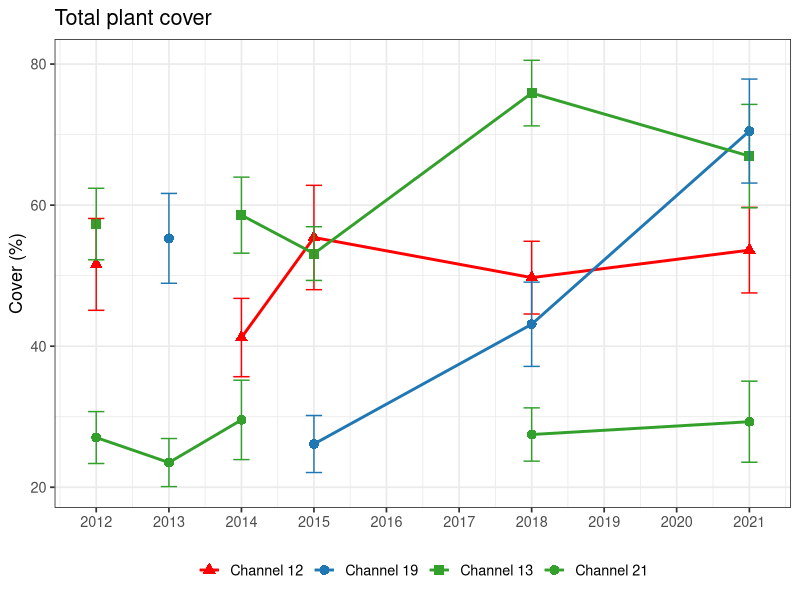
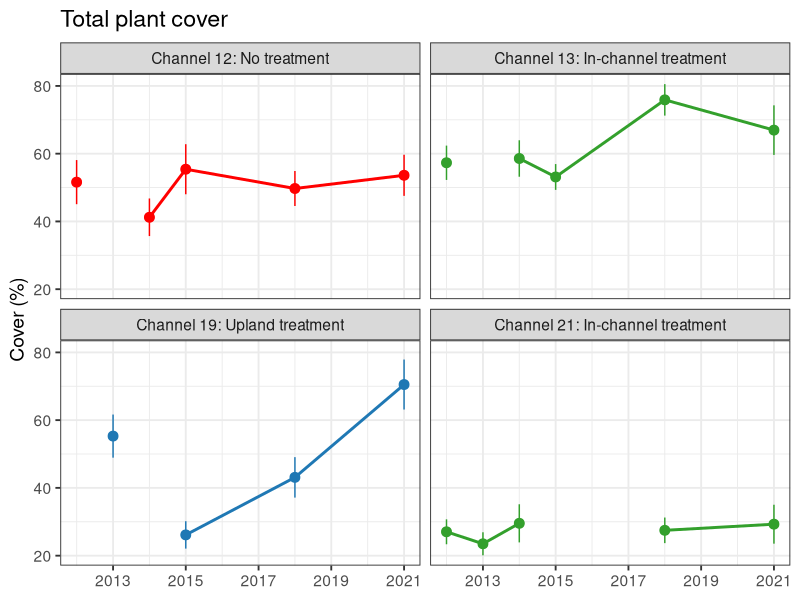
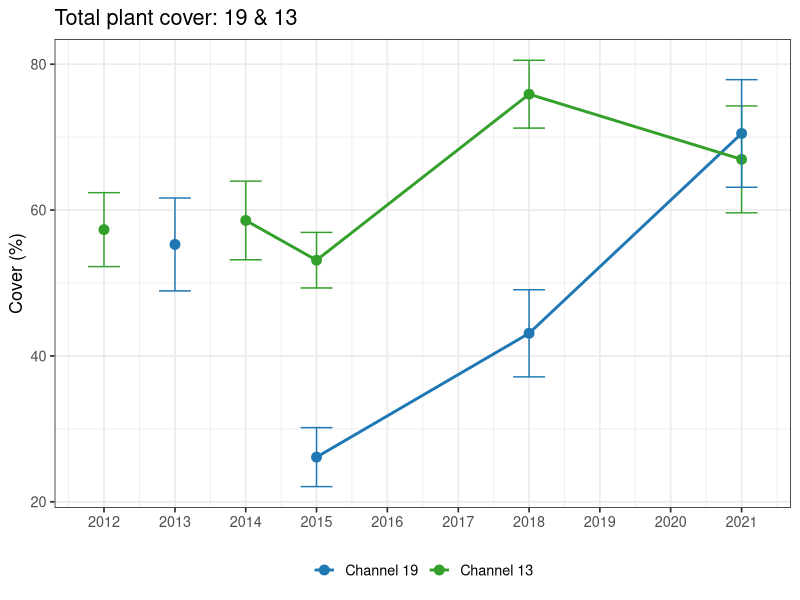
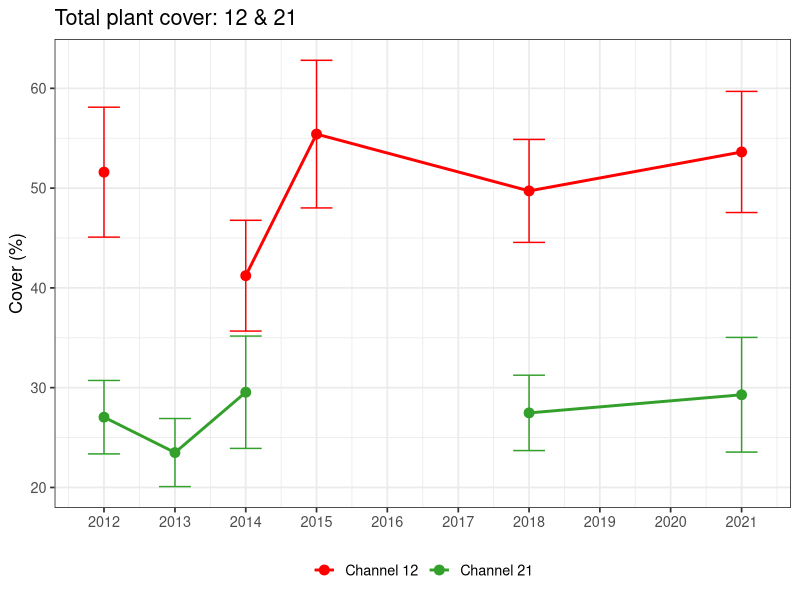
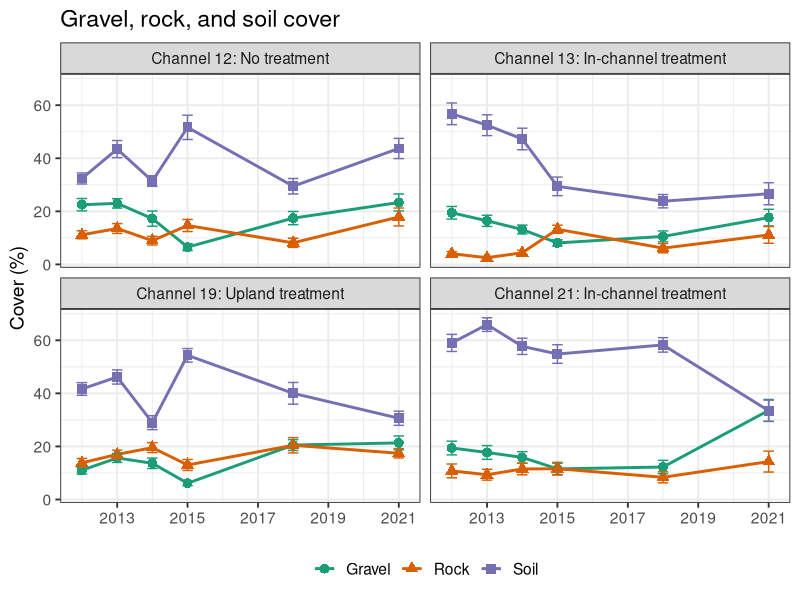
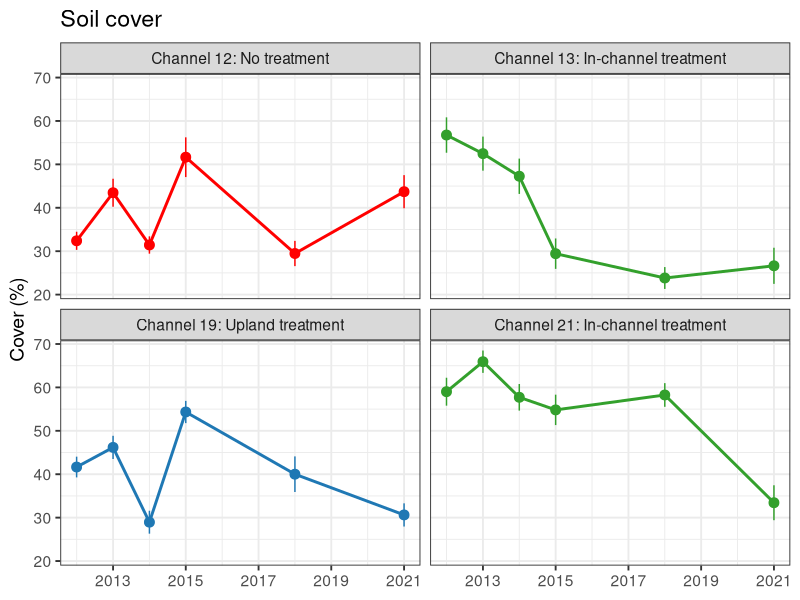
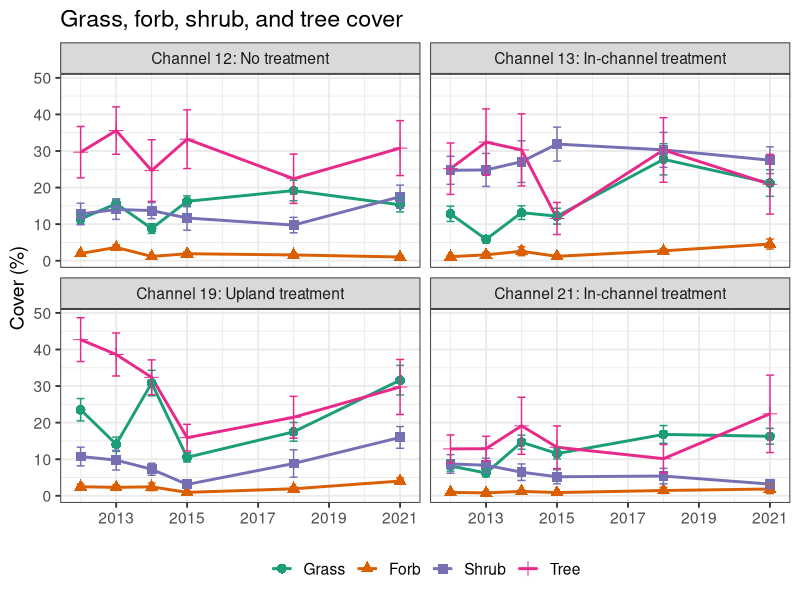
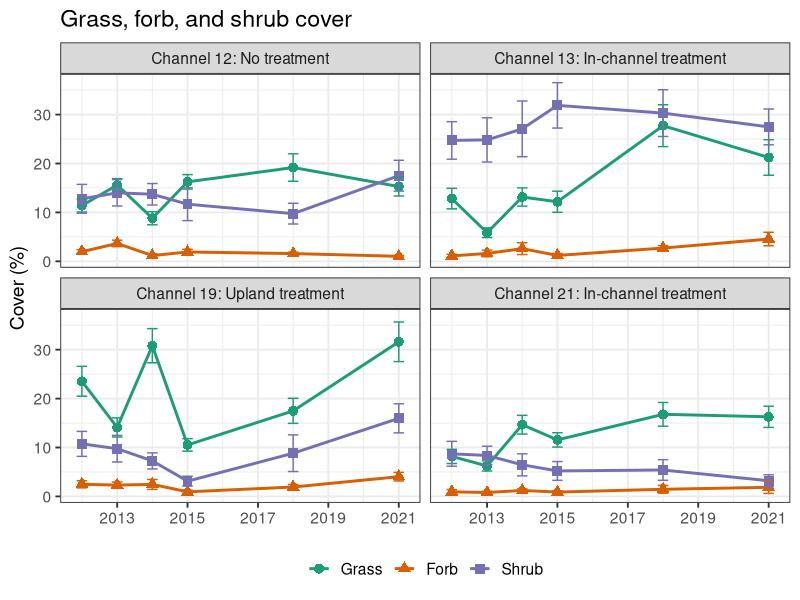

Write the R code that produced these figures, in order. (Note: this script raises an error after producing the figures.)
library(tidyverse)
library(vegan)
library(plotrix)
library(RColorBrewer)
library(readxl)

# Load data ---------------------------------------------------------------

fungr.all <- read.csv("data/cleaned/Summarised-all_functional-group-cover.csv")
gfst.all <- read.csv("data/cleaned/Summarised-all_grass-forb-shrub-tree-cover.csv")
ground.all <- read.csv("data/cleaned/Summarised-all_ground-cover.csv")
ingfst.all <- read.csv("data/cleaned/Summarised-all_invasive-grassforbshrubtree-cover.csv")
innat.all <- read.csv("data/cleaned/Summarised-all_invasive-native-cover.csv")
inwood.all <- read.csv("data/cleaned/Summarised-all_invasive-woody-cover.csv")
plant.all <- read.csv("data/cleaned/Summarised-all_plant-species-cover.csv")
total.all <- read.csv("data/cleaned/Summarised-all_total-plant-cover.csv")
woody.all <- read.csv("data/cleaned/Summarised-all_woody-herb-cover.csv")

# Exclude March sampling with missing data sheets
plant.all.nov <- plant.all %>% 
  filter(Year != "2012-03-01")

# Rain data
rain <- read_xlsx("data/Excel_LO_edited/Elk_LD Rain data_LO.xlsx", sheet = "R_LO")
rain$Date <- as.Date(rain$Date, format = "%Y-%m-%d")


# Common species ----------------------------------------------------------

common.plants <- plant.all %>% 
  ungroup() %>% 
  filter(Cover >= 15) 
common.plants <- count(common.plants, Common)
common.plants <- common.plants[order(common.plants$n, decreasing = TRUE), ]




###### Entire channel averages ############################################

# For ANOVA and KW analysis, see Cover-by-year-and-channel.R and Perennial-diversity-by-year-and-channel.R
# For test of difference in CV, see CV.R



# Total plant cover -------------------------------------------------------

total.channel <- total.all %>% 
  group_by(Channel, Year) %>% 
  summarise(mean = mean(Cover),
            SD = sd(Cover),
            SE = std.error(Cover),
            .groups = "keep") %>% 
  filter(Year != "2012-03-01")


for(i in 1:nrow(total.channel)) {
  if(total.channel$Year[i] == "2012-11-01") {
    total.channel$Year[i] <- "2012-01-01"
  } else if(total.channel$Year[i] == "2013-11-01") {
    total.channel$Year[i] <- "2013-01-01"
  } else if(total.channel$Year[i] == "2014-11-01") {
    total.channel$Year[i] <- "2014-01-01"
  } else if(total.channel$Year[i] == "2015-11-01") {
    total.channel$Year[i] <- "2015-01-01"
  } else if(total.channel$Year[i] == "2018-11-01") {
    total.channel$Year[i] <- "2018-01-01"
  } else {
    total.channel$Year[i] <- "2021-01-01"
  }
}

total.channel$Channel <- factor(total.channel$Channel, 
                                levels = c("Channel 12", "Channel 19",
                                           "Channel 13", "Channel 21"))
total.channel$Year <- as.Date(total.channel$Year)

total.plot.ds <- ggplot(total.channel, aes(x = Year, y = mean, 
                                           group = Channel, color = Channel, shape = Channel)) +
  geom_line(size = 1) +
  geom_point(size = 3) +
  geom_errorbar(aes(ymin = mean - SE, ymax = mean + SE), 
                position = position_dodge(0.05)) +
  scale_x_date(date_breaks = "1 year", date_labels = "%Y") +
  xlab(NULL) +
  ylab("Cover (%)") +
  ggtitle("Total plant cover") +
  scale_color_manual(values = c("red", "#1F78B4", "#33A02C", "#33A02C")) +
  scale_shape_manual(values = c(17, 16, 15, 16)) +
  theme_bw(base_size = 13) +
  theme(legend.title = element_blank()) +
  theme(legend.position = "bottom")
total.plot.ds


total.channel[ , "channel.trt"] <- NA
for(i in 1:nrow(total.channel)) {
  if(total.channel$Channel[i] == "Channel 12") {
    total.channel$channel.trt[i] <- "Channel 12: No treatment"
  } else if(total.channel$Channel[i] == "Channel 13") {
    total.channel$channel.trt[i] <- "Channel 13: In-channel treatment"
  }  else if(total.channel$Channel[i] == "Channel 19") {
    total.channel$channel.trt[i] <- "Channel 19: Upland treatment"
  } else {
    total.channel$channel.trt[i] <- "Channel 21: In-channel treatment"
  }
}

total.plot.fw.ds <- ggplot(total.channel, aes(x = Year, y = mean, 
                                              group = channel.trt, color = channel.trt)) +
  geom_line(size = 1) +
  geom_point(size = 3) +
  geom_pointrange(aes(ymin = mean - SE, ymax = mean + SE)) +
  scale_x_date(date_breaks = "2 years", date_labels = "%Y") +
  facet_wrap(~channel.trt) +
  xlab(NULL) +
  ylab("Cover (%)") +
  ggtitle("Total plant cover") +
  scale_color_manual(values = c("red", "#33A02C", "#1F78B4", "#33A02C")) +
  theme_bw(base_size = 14) +
  theme(legend.position = "none") 
total.plot.fw.ds

tiff("output_figs/2022-01-28_Data-sharing_updated-2022-09/Total-plant-cover_FW.tiff", 
     units = "in", height = 5, width = 7, res = 300)
total.plot.fw.ds
dev.off()


total.table.ds <- data.frame(Channel = c("Channel 12", "Channel 19", "Channel 13", "Channel 21"),
                             Cover_2012 = c(filter(total.channel, Year == "2012-01-01" & Channel == "Channel 12")$mean,
                                            filter(total.channel, Year == "2012-01-01" & Channel == "Channel 19")$mean,
                                            filter(total.channel, Year == "2012-01-01" & Channel == "Channel 13")$mean,
                                            filter(total.channel, Year == "2012-01-01" & Channel == "Channel 21")$mean),
                             Cover_2021 = c(filter(total.channel, Year == "2021-01-01" & Channel == "Channel 12")$mean,
                                            filter(total.channel, Year == "2021-01-01" & Channel == "Channel 19")$mean,
                                            filter(total.channel, Year == "2021-01-01" & Channel == "Channel 13")$mean,
                                            filter(total.channel, Year == "2021-01-01" & Channel == "Channel 21")$mean))
total.table.ds$Cover_2012 <- round(total.table.ds$Cover_2012, 0)
total.table.ds$Cover_2021 <- round(total.table.ds$Cover_2021, 0)


# Channels 19 & 13
total1913.channel <- total.channel %>% 
  filter(Channel %in% c("Channel 19", "Channel 13"))

total1913.plot.ds <- ggplot(total1913.channel, aes(x = Year, y = mean, 
                                                   group = Channel, color = Channel)) +
  geom_line(size = 1) +
  geom_point(size = 3) +
  geom_errorbar(aes(ymin = mean - SE, ymax = mean + SE), 
                position = position_dodge(0.05)) +
  scale_x_date(date_breaks = "1 year", date_labels = "%Y") +
  xlab(NULL) +
  ylab("Cover (%)") +
  ggtitle("Total plant cover: 19 & 13") +
  scale_color_manual(values = c("#1F78B4", "#33A02C")) +
  theme_bw(base_size = 13) +
  theme(legend.title = element_blank()) +
  theme(legend.position = "bottom")
total1913.plot.ds

tiff("output_figs/2022-01-28_Data-sharing_updated-2022-09/Total1913-plant-cover.tiff", 
     units = "in", height = 4, width = 6, res = 300)
total1913.plot.ds
dev.off()


# Channels 12 & 21
total1221.channel <- total.channel %>% 
  filter(Channel %in% c("Channel 12", "Channel 21"))

total1221.plot.ds <- ggplot(total1221.channel, aes(x = Year, y = mean, 
                                                   group = Channel, color = Channel)) +
  geom_line(size = 1) +
  geom_point(size = 3) +
  geom_errorbar(aes(ymin = mean - SE, ymax = mean + SE), 
                position = position_dodge(0.05)) +
  scale_x_date(date_breaks = "1 year", date_labels = "%Y") +
  xlab(NULL) +
  ylab("Cover (%)") +
  ggtitle("Total plant cover: 12 & 21") +
  scale_color_manual(values = c("red", "#33A02C")) +
  theme_bw(base_size = 13) +
  theme(legend.title = element_blank()) +
  theme(legend.position = "bottom")
total1221.plot.ds

tiff("output_figs/2022-01-28_Data-sharing_updated-2022-09/Total1221-plant-cover.tiff", 
     units = "in", height = 4, width = 6, res = 300)
total1221.plot.ds
dev.off()



# Ground cover ------------------------------------------------------------

ground.channel <- ground.all %>% 
  group_by(Channel, Year, Common) %>% 
  summarise(mean = mean(Cover),
            SD = sd(Cover),
            SE = std.error(Cover),
            .groups = "keep") %>% 
  filter(Year != "2012-03-01")

for(i in 1:nrow(ground.channel)) {
  if(ground.channel$Year[i] == "2012-11-01") {
    ground.channel$Year[i] <- "2012-01-01"
  } else if(ground.channel$Year[i] == "2013-11-01") {
    ground.channel$Year[i] <- "2013-01-01"
  } else if(ground.channel$Year[i] == "2014-11-01") {
    ground.channel$Year[i] <- "2014-01-01"
  } else if(ground.channel$Year[i] == "2015-11-01") {
    ground.channel$Year[i] <- "2015-01-01"
  } else if(ground.channel$Year[i] == "2018-11-01") {
    ground.channel$Year[i] <- "2018-01-01"
  } else {
    ground.channel$Year[i] <- "2021-01-01"
  }
}

ground.channel$Year <- as.Date(ground.channel$Year)

ground.channel[ , "channel.trt"] <- NA
for(i in 1:nrow(ground.channel)) {
  if(ground.channel$Channel[i] == "Channel 12") {
    ground.channel$channel.trt[i] <- "Channel 12: No treatment"
  } else if(ground.channel$Channel[i] == "Channel 13") {
    ground.channel$channel.trt[i] <- "Channel 13: In-channel treatment"
  }  else if(ground.channel$Channel[i] == "Channel 19") {
    ground.channel$channel.trt[i] <- "Channel 19: Upland treatment"
  } else {
    ground.channel$channel.trt[i] <- "Channel 21: In-channel treatment"
  }
}

ground.channel.grs <- ground.channel %>% 
  filter(Common %in% c("Gravel", "Rock", "Soil"))

ground.grs.plot.ds <- ggplot(ground.channel.grs, aes(x = Year, y = mean, 
                                                     group = Common, color = Common, shape = Common)) +
  geom_line(size = 1) +
  geom_point(size = 3) +
  geom_errorbar(aes(ymin = mean - SE, ymax = mean + SE), 
                position = position_dodge(0.05)) +
  scale_x_date(date_breaks = "2 years", date_labels = "%Y") +
  facet_wrap(~channel.trt) +
  xlab(NULL) +
  ylab("Cover (%)") +
  ggtitle("Gravel, rock, and soil cover") +
  scale_color_brewer(palette = "Dark2") +
  theme_bw(base_size = 14) +
  theme(legend.title = element_blank()) +
  theme(legend.position = "bottom")
ground.grs.plot.ds

tiff("output_figs/2022-01-28_Data-sharing_updated-2022-09/GravelRockSoil-cover.tiff", 
     units = "in", height = 5, width = 7, res = 300)
ground.grs.plot.ds
dev.off()


ground.channel.soil <- ground.channel %>% 
  filter(Common == "Soil")

ground.soil.plot.ds <- ggplot(ground.channel.soil, aes(x = Year, y = mean, 
                                                       group = channel.trt, color = channel.trt)) +
  geom_line(size = 1) +
  geom_point(size = 3) +
  geom_pointrange(aes(ymin = mean - SE, ymax = mean + SE)) +
  scale_x_date(date_breaks = "2 years", date_labels = "%Y") +
  facet_wrap(~channel.trt) +
  xlab(NULL) +
  ylab("Cover (%)") +
  ggtitle("Soil cover") +
  scale_color_manual(values = c("red", "#33A02C", "#1F78B4", "#33A02C")) +
  theme_bw(base_size = 14) +
  theme(legend.position = "none")
ground.soil.plot.ds

tiff("output_figs/2022-01-28_Data-sharing_updated-2022-09/Soil-cover.tiff", 
     units = "in", height = 5, width = 7, res = 300)
ground.soil.plot.ds
dev.off()


soil.table.ds <- data.frame(Channel = c("Channel 12", "Channel 19", "Channel 13", "Channel 21"),
                            Cover_2012 = c(filter(ground.channel.soil, Year == "2012-01-01" & Channel == "Channel 12")$mean,
                                           filter(ground.channel.soil, Year == "2012-01-01" & Channel == "Channel 19")$mean,
                                           filter(ground.channel.soil, Year == "2012-01-01" & Channel == "Channel 13")$mean,
                                           filter(ground.channel.soil, Year == "2012-01-01" & Channel == "Channel 21")$mean),
                            Cover_2021 = c(filter(ground.channel.soil, Year == "2021-01-01" & Channel == "Channel 12")$mean,
                                           filter(ground.channel.soil, Year == "2021-01-01" & Channel == "Channel 19")$mean,
                                           filter(ground.channel.soil, Year == "2021-01-01" & Channel == "Channel 13")$mean,
                                           filter(ground.channel.soil, Year == "2021-01-01" & Channel == "Channel 21")$mean))
soil.table.ds$Cover_2012 <- round(soil.table.ds$Cover_2012, 0)
soil.table.ds$Cover_2021 <- round(soil.table.ds$Cover_2021, 0)



# Functional group (gfst) -------------------------------------------------

gfst.channel <- gfst.all %>% 
  group_by(Channel, Year, gfst) %>% 
  summarise(mean = mean(Cover),
            SD = sd(Cover),
            SE = std.error(Cover),
            .groups = "keep") %>% 
  filter(Year != "2012-03-01")

for(i in 1:nrow(gfst.channel)) {
  if(gfst.channel$Year[i] == "2012-11-01") {
    gfst.channel$Year[i] <- "2012-01-01"
  } else if(gfst.channel$Year[i] == "2013-11-01") {
    gfst.channel$Year[i] <- "2013-01-01"
  } else if(gfst.channel$Year[i] == "2014-11-01") {
    gfst.channel$Year[i] <- "2014-01-01"
  } else if(gfst.channel$Year[i] == "2015-11-01") {
    gfst.channel$Year[i] <- "2015-01-01"
  } else if(gfst.channel$Year[i] == "2018-11-01") {
    gfst.channel$Year[i] <- "2018-01-01"
  } else {
    gfst.channel$Year[i] <- "2021-01-01"
  }
}

gfst.channel$Year <- as.Date(gfst.channel$Year)

gfst.channel[ , "channel.trt"] <- NA
for(i in 1:nrow(gfst.channel)) {
  if(gfst.channel$Channel[i] == "Channel 12") {
    gfst.channel$channel.trt[i] <- "Channel 12: No treatment"
  } else if(gfst.channel$Channel[i] == "Channel 13") {
    gfst.channel$channel.trt[i] <- "Channel 13: In-channel treatment"
  }  else if(gfst.channel$Channel[i] == "Channel 19") {
    gfst.channel$channel.trt[i] <- "Channel 19: Upland treatment"
  } else {
    gfst.channel$channel.trt[i] <- "Channel 21: In-channel treatment"
  }
}

gfst.channel$gfst <- factor(gfst.channel$gfst, 
                            levels = c("Grass", "Forb", "Shrub", "Tree"))

gfst.plot.ds <- ggplot(gfst.channel, aes(x = Year, y = mean, 
                                         group = gfst, color = gfst, shape = gfst)) +
  geom_line(size = 1) +
  geom_point(size = 3) +
  geom_errorbar(aes(ymin = mean - SE, ymax = mean + SE),
                position = position_dodge(0.05)) +
  scale_x_date(date_breaks = "2 years", date_labels = "%Y") +
  facet_wrap(~channel.trt) +
  xlab(NULL) +
  ylab("Cover (%)") +
  ggtitle("Grass, forb, shrub, and tree cover") +
  scale_color_brewer(palette = "Dark2") +
  theme_bw(base_size = 14) +
  theme(legend.title = element_blank()) +
  theme(legend.position = "bottom")
gfst.plot.ds


# Functional group (gfs) --------------------------------------------------

gfs.channel <- gfst.all %>% 
  group_by(Channel, Year, gfst) %>% 
  summarise(mean = mean(Cover),
            SD = sd(Cover),
            SE = std.error(Cover),
            .groups = "keep") %>% 
  filter(gfst != "Tree") %>% 
  filter(Year != "2012-03-01")

for(i in 1:nrow(gfs.channel)) {
  if(gfs.channel$Year[i] == "2012-11-01") {
    gfs.channel$Year[i] <- "2012-01-01"
  } else if(gfs.channel$Year[i] == "2013-11-01") {
    gfs.channel$Year[i] <- "2013-01-01"
  } else if(gfs.channel$Year[i] == "2014-11-01") {
    gfs.channel$Year[i] <- "2014-01-01"
  } else if(gfs.channel$Year[i] == "2015-11-01") {
    gfs.channel$Year[i] <- "2015-01-01"
  } else if(gfs.channel$Year[i] == "2018-11-01") {
    gfs.channel$Year[i] <- "2018-01-01"
  } else {
    gfs.channel$Year[i] <- "2021-01-01"
  }
}

gfs.channel$Year <- as.Date(gfs.channel$Year)

gfs.channel[ , "channel.trt"] <- NA
for(i in 1:nrow(gfs.channel)) {
  if(gfs.channel$Channel[i] == "Channel 12") {
    gfs.channel$channel.trt[i] <- "Channel 12: No treatment"
  } else if(gfs.channel$Channel[i] == "Channel 13") {
    gfs.channel$channel.trt[i] <- "Channel 13: In-channel treatment"
  }  else if(gfs.channel$Channel[i] == "Channel 19") {
    gfs.channel$channel.trt[i] <- "Channel 19: Upland treatment"
  } else {
    gfs.channel$channel.trt[i] <- "Channel 21: In-channel treatment"
  }
}

gfs.channel$gfst <- factor(gfs.channel$gfst, 
                           levels = c("Grass", "Forb", "Shrub"))

gfs.plot.ds <- ggplot(gfs.channel, aes(x = Year, y = mean, 
                                       group = gfst, color = gfst, shape = gfst)) +
  geom_line(size = 1) +
  geom_point(size = 3) +
  geom_errorbar(aes(ymin = mean - SE, ymax = mean + SE), 
                position = position_dodge(0.05)) +
  scale_x_date(date_breaks = "2 years", date_labels = "%Y") +
  facet_wrap(~channel.trt) +
  xlab(NULL) +
  ylab("Cover (%)") +
  ggtitle("Grass, forb, and shrub cover") +
  scale_color_brewer(palette = "Dark2") +
  theme_bw(base_size = 14) +
  theme(legend.title = element_blank()) +
  theme(legend.position = "bottom")
gfs.plot.ds

tiff("output_figs/2022-01-28_Data-sharing_updated-2022-09/GrassForbShrub-cover.tiff", 
     units = "in", height = 5, width = 7, res = 300)
gfs.plot.ds
dev.off()


# Woody/herbaceous --------------------------------------------------------

woody.channel <- woody.all %>% 
  group_by(Channel, Year, woody) %>% 
  summarise(mean = mean(Cover),
            SD = sd(Cover),
            SE = std.error(Cover),
            .groups = "keep") %>% 
  filter(Year != "2012-03-01")

for(i in 1:nrow(woody.channel)) {
  if(woody.channel$Year[i] == "2012-11-01") {
    woody.channel$Year[i] <- "2012-01-01"
  } else if(woody.channel$Year[i] == "2013-11-01") {
    woody.channel$Year[i] <- "2013-01-01"
  } else if(woody.channel$Year[i] == "2014-11-01") {
    woody.channel$Year[i] <- "2014-01-01"
  } else if(woody.channel$Year[i] == "2015-11-01") {
    woody.channel$Year[i] <- "2015-01-01"
  } else if(woody.channel$Year[i] == "2018-11-01") {
    woody.channel$Year[i] <- "2018-01-01"
  } else {
    woody.channel$Year[i] <- "2021-01-01"
  }
}

woody.channel$Year <- as.Date(woody.channel$Year)

woody.channel[ , "channel.trt"] <- NA
for(i in 1:nrow(woody.channel)) {
  if(woody.channel$Channel[i] == "Channel 12") {
    woody.channel$channel.trt[i] <- "Channel 12: No treatment"
  } else if(woody.channel$Channel[i] == "Channel 13") {
    woody.channel$channel.trt[i] <- "Channel 13: In-channel treatment"
  }  else if(woody.channel$Channel[i] == "Channel 19") {
    woody.channel$channel.trt[i] <- "Channel 19: Upland treatment"
  } else {
    woody.channel$channel.trt[i] <- "Channel 21: In-channel treatment"
  }
}

woody.plot.ds <- ggplot(woody.channel, aes(x = Year, y = mean, 
                                           group = woody, color = woody, shape = woody)) +
  geom_line(size = 1) +
  geom_point(size = 3) +
  geom_errorbar(aes(ymin = mean - SE, ymax = mean + SE), 
                position = position_dodge(0.05)) +
  scale_x_date(date_breaks = "2 years", date_labels = "%Y") +
  facet_wrap(~channel.trt) +
  xlab(NULL) +
  ylab("Cover (%)") +
  ggtitle("Woody and herbaceous cover") +
  scale_color_brewer(palette = "Dark2") +
  theme_bw(base_size = 14) +
  theme(legend.title = element_blank()) +
  theme(legend.position = "bottom")
woody.plot.ds



# Herbaceous --------------------------------------------------------------

herb.channel <- woody.all %>% 
  group_by(Channel, Year, woody) %>% 
  summarise(mean = mean(Cover),
            SD = sd(Cover),
            SE = std.error(Cover),
            .groups = "keep") %>% 
  filter(woody == "Herbaceous") %>% 
  filter(Year != "2012-03-01")

for(i in 1:nrow(herb.channel)) {
  if(herb.channel$Year[i] == "2012-11-01") {
    herb.channel$Year[i] <- "2012-01-01"
  } else if(herb.channel$Year[i] == "2013-11-01") {
    herb.channel$Year[i] <- "2013-01-01"
  } else if(herb.channel$Year[i] == "2014-11-01") {
    herb.channel$Year[i] <- "2014-01-01"
  } else if(herb.channel$Year[i] == "2015-11-01") {
    herb.channel$Year[i] <- "2015-01-01"
  } else if(herb.channel$Year[i] == "2018-11-01") {
    herb.channel$Year[i] <- "2018-01-01"
  } else {
    herb.channel$Year[i] <- "2021-01-01"
  }
}

herb.channel$Year <- as.Date(herb.channel$Year)

herb.channel[ , "channel.trt"] <- NA
for(i in 1:nrow(herb.channel)) {
  if(herb.channel$Channel[i] == "Channel 12") {
    herb.channel$channel.trt[i] <- "Channel 12: No treatment"
  } else if(herb.channel$Channel[i] == "Channel 13") {
    herb.channel$channel.trt[i] <- "Channel 13: In-channel treatment"
  }  else if(herb.channel$Channel[i] == "Channel 19") {
    herb.channel$channel.trt[i] <- "Channel 19: Upland treatment"
  } else {
    herb.channel$channel.trt[i] <- "Channel 21: In-channel treatment"
  }
}

herb.plot.ds <- ggplot(herb.channel, aes(x = Year, y = mean, 
                                         group = channel.trt, color = channel.trt)) +
  geom_line(size = 1) +
  geom_point(size = 3) +
  geom_pointrange(aes(ymin = mean - SE, ymax = mean + SE)) +
  scale_x_date(date_breaks = "2 years", date_labels = "%Y") +
  xlab(NULL) +
  ylab("Cover (%)") +
  ggtitle("Herbaceous cover") +
  scale_color_manual(values = c("red", "#33A02C", "#1F78B4", "#33A02C")) +
  theme_bw(base_size = 14) +
  theme(legend.position = "none") +
  facet_wrap(~channel.trt)
herb.plot.ds

tiff("output_figs/2022-01-28_Data-sharing_updated-2022-09/Herbaceous-cover.tiff", 
     units = "in", height = 5, width = 7, res = 300)
herb.plot.ds
dev.off()


herb.table.ds <- data.frame(Channel = c("Channel 12", "Channel 19", "Channel 13", "Channel 21"),
                            Cover_2012 = c(filter(herb.channel, Year == "2012-01-01" & Channel == "Channel 12")$mean,
                                           filter(herb.channel, Year == "2012-01-01" & Channel == "Channel 19")$mean,
                                           filter(herb.channel, Year == "2012-01-01" & Channel == "Channel 13")$mean,
                                           filter(herb.channel, Year == "2012-01-01" & Channel == "Channel 21")$mean),
                            Cover_2021 = c(filter(herb.channel, Year == "2021-01-01" & Channel == "Channel 12")$mean,
                                           filter(herb.channel, Year == "2021-01-01" & Channel == "Channel 19")$mean,
                                           filter(herb.channel, Year == "2021-01-01" & Channel == "Channel 13")$mean,
                                           filter(herb.channel, Year == "2021-01-01" & Channel == "Channel 21")$mean))
herb.table.ds$Cover_2012 <- round(herb.table.ds$Cover_2012, 0)
herb.table.ds$Cover_2021 <- round(herb.table.ds$Cover_2021, 0)



# Invasive/native and gfs -------------------------------------------------

ingfs.channel <- ingfst.all %>%  
  group_by(Channel, Year, ingfst) %>% 
  summarise(mean = mean(Cover),
            SD = sd(Cover),
            SE = std.error(Cover),
            .groups = "keep") %>% 
  filter(ingfst != "Native tree") %>% 
  filter(Year != "2012-03-01")

for(i in 1:nrow(ingfs.channel)) {
  if(ingfs.channel$Year[i] == "2012-11-01") {
    ingfs.channel$Year[i] <- "2012-01-01"
  } else if(ingfs.channel$Year[i] == "2013-11-01") {
    ingfs.channel$Year[i] <- "2013-01-01"
  } else if(ingfs.channel$Year[i] == "2014-11-01") {
    ingfs.channel$Year[i] <- "2014-01-01"
  } else if(ingfs.channel$Year[i] == "2015-11-01") {
    ingfs.channel$Year[i] <- "2015-01-01"
  } else if(ingfs.channel$Year[i] == "2018-11-01") {
    ingfs.channel$Year[i] <- "2018-01-01"
  } else {
    ingfs.channel$Year[i] <- "2021-01-01"
  }
}

ingfs.channel$Year <- as.Date(ingfs.channel$Year)

ingfs.channel.known <- ingfs.channel %>% 
  filter(ingfst %in% c("Invasive forb", "Invasive grass", "Native forb",
                       "Native grass", "Native shrub"))

ingfs.channel.known$ingfst <- factor(ingfs.channel.known$ingfst,
                                     levels = c("Native grass", "Invasive grass",
                                                "Native forb", "Invasive forb",
                                                "Native shrub"))
brewer.pal(3, "Dark2")
brewer.pal(3, "Set2")

ingfs.known.plot.ds <- ggplot(ingfs.channel.known, aes(x = Year, y = mean, 
                                                       group = ingfst, color = ingfst, shape = ingfst)) +
  geom_line(size = 1) +
  geom_point(size = 3) +
  geom_errorbar(aes(ymin = mean - SE, ymax = mean + SE), 
                position = position_dodge(0.05)) +
  scale_x_date(date_breaks = "2 years", date_labels = "%Y") +
  facet_wrap(~Channel) +
  xlab(NULL) +
  ylab("Cover (%)") +
  ggtitle("Grass, forb, and shrub cover") +
  scale_color_manual(values = c("#1B9E77", "#66C2A5", "#D95F02", "#FC8D62", "#7570B3")) +
  scale_shape_manual(values = c(16, 17, 16, 17, 16)) +
  theme_bw(base_size = 14) +
  theme(legend.title = element_blank()) +
  theme(legend.position = "bottom")
ingfs.known.plot.ds



# Invasive/native and grass/forb ------------------------------------------

ingf.channel <- ingfst.all %>%  
  group_by(Channel, Year, ingfst) %>% 
  summarise(mean = mean(Cover),
            SD = sd(Cover),
            SE = std.error(Cover),
            .groups = "keep") %>% 
  filter(!ingfst %in% c("Native tree", "Native shrub")) %>% 
  filter(Year != "2012-03-01")

for(i in 1:nrow(ingf.channel)) {
  if(ingf.channel$Year[i] == "2012-11-01") {
    ingf.channel$Year[i] <- "2012-01-01"
  } else if(ingf.channel$Year[i] == "2013-11-01") {
    ingf.channel$Year[i] <- "2013-01-01"
  } else if(ingf.channel$Year[i] == "2014-11-01") {
    ingf.channel$Year[i] <- "2014-01-01"
  } else if(ingf.channel$Year[i] == "2015-11-01") {
    ingf.channel$Year[i] <- "2015-01-01"
  } else if(ingf.channel$Year[i] == "2018-11-01") {
    ingf.channel$Year[i] <- "2018-01-01"
  } else {
    ingf.channel$Year[i] <- "2021-01-01"
  }
}

ingfs.channel$Year <- as.Date(ingfs.channel$Year)

ingfs.channel.known <- ingfs.channel %>% 
  filter(ingfst %in% c("Invasive forb", "Invasive grass", "Native forb",
                       "Native grass"))

ingfs.channel.known$ingfst <- factor(ingfs.channel.known$ingfst,
                                     levels = c("Native grass", "Invasive grass",
                                                "Native forb", "Invasive forb",
                                                "Native shrub"))

ingf.known.plot.ds <- ggplot(ingfs.channel.known, aes(x = Year, y = mean, 
                                                      group = ingfst, color = ingfst, shape = ingfst)) +
  geom_line(size = 1) +
  geom_point(size = 3) +
  geom_errorbar(aes(ymin = mean - SE, ymax = mean + SE), 
                position = position_dodge(0.05)) +
  scale_x_date(date_breaks = "2 years", date_labels = "%Y") +
  facet_wrap(~Channel) +
  xlab(NULL) +
  ylab("Cover (%)") +
  ggtitle("Grass and forb cover") +
  scale_color_manual(values = c("#1B9E77", "#66C2A5", "#D95F02", "#FC8D62")) +
  scale_shape_manual(values = c(16, 17, 16, 17)) +
  theme_bw(base_size = 14) +
  theme(legend.title = element_blank()) +
  theme(legend.position = "bottom")
ingf.known.plot.ds

tiff("output_figs/2022-01-28_Data-sharing_updated-2022-09/InNatGF-cover.tiff", 
     units = "in", height = 5, width = 7, res = 300)
ingf.known.plot.ds
dev.off()



# Richness ----------------------------------------------------------------

# By channel and station
richness <- plant.all.nov %>%  
  group_by(Year, Station, Channel) %>% 
  summarise(rich = n_distinct(Common),
            .groups = "keep")

# Channel summarised (stations averaged)
richness.channel <- richness %>% 
  group_by(Year, Channel) %>% 
  summarise(mean = mean(rich),
            SD = sd(rich),
            SE = std.error(rich),
            .groups = "keep") %>% 
  filter(Year != "2012-03-01")

for(i in 1:nrow(richness.channel)) {
  if(richness.channel$Year[i] == "2012-11-01") {
    richness.channel$Year[i] <- "2012-01-01"
  } else if(richness.channel$Year[i] == "2013-11-01") {
    richness.channel$Year[i] <- "2013-01-01"
  } else if(richness.channel$Year[i] == "2014-11-01") {
    richness.channel$Year[i] <- "2014-01-01"
  } else if(richness.channel$Year[i] == "2015-11-01") {
    richness.channel$Year[i] <- "2015-01-01"
  } else if(richness.channel$Year[i] == "2018-11-01") {
    richness.channel$Year[i] <- "2018-01-01"
  } else {
    richness.channel$Year[i] <- "2021-01-01"
  }
}

richness.channel$Year <- as.Date(richness.channel$Year)

richness.channel$Channel <- factor(richness.channel$Channel,
                                   levels = c("Channel 12", "Channel 19",
                                              "Channel 13", "Channel 21"))

richness.plot.ds <- ggplot(richness.channel, aes(x = Year, y = mean, 
                                                 group = Channel, color = Channel, shape = Channel)) +
  geom_line(size = 1) +
  geom_point(size = 3) + 
  geom_errorbar(aes(ymin = mean - SE, ymax = mean + SE), 
                position = position_dodge(0.05)) +
  scale_x_date(date_breaks = "1 year", date_labels = "%Y") +
  xlab(NULL) +
  ylab("Number of species") +
  ggtitle("Species richness") +
  scale_color_manual(values = c("red", "#1F78B4", "#33A02C", "#33A02C")) +
  scale_shape_manual(values = c(17, 16, 15, 16)) +
  theme_bw(base_size = 13) +
  theme(legend.title = element_blank()) +
  theme(legend.position = "bottom")
richness.plot.ds


richness.channel[ , "channel.trt"] <- NA
for(i in 1:nrow(richness.channel)) {
  if(richness.channel$Channel[i] == "Channel 12") {
    richness.channel$channel.trt[i] <- "Channel 12: No treatment"
  } else if(richness.channel$Channel[i] == "Channel 13") {
    richness.channel$channel.trt[i] <- "Channel 13: In-channel treatment"
  }  else if(richness.channel$Channel[i] == "Channel 19") {
    richness.channel$channel.trt[i] <- "Channel 19: Upland treatment"
  } else {
    richness.channel$channel.trt[i] <- "Channel 21: In-channel treatment"
  }
}

richness.plot.fw.ds <- ggplot(richness.channel, aes(x = Year, y = mean, 
                                                    group = channel.trt, color = channel.trt)) +
  geom_line(size = 1) +
  geom_point(size = 3) +
  geom_pointrange(aes(ymin = mean - SE, ymax = mean + SE)) +
  scale_x_date(date_breaks = "2 years", date_labels = "%Y") +
  xlab(NULL) +
  ylab("Number of species") +
  ggtitle("Perennial species richness") +
  scale_color_manual(values = c("red", "#33A02C", "#1F78B4", "#33A02C")) +
  theme_bw(base_size = 14) +
  theme(legend.position = "none") +
  facet_wrap(~channel.trt)
richness.plot.fw.ds

tiff("output_figs/2022-01-28_Data-sharing_updated-2022-09/Richness_FW.tiff", 
     units = "in", height = 5, width = 7, res = 300)
richness.plot.fw.ds
dev.off()


richness.table.ds <- data.frame(Channel = c("Channel 12", "Channel 19", "Channel 13", "Channel 21"),
                                Cover_2012 = c(filter(richness.channel, Year == "2012-01-01" & Channel == "Channel 12")$mean,
                                               filter(richness.channel, Year == "2012-01-01" & Channel == "Channel 19")$mean,
                                               filter(richness.channel, Year == "2012-01-01" & Channel == "Channel 13")$mean,
                                               filter(richness.channel, Year == "2012-01-01" & Channel == "Channel 21")$mean),
                                Cover_2021 = c(filter(richness.channel, Year == "2021-01-01" & Channel == "Channel 12")$mean,
                                               filter(richness.channel, Year == "2021-01-01" & Channel == "Channel 19")$mean,
                                               filter(richness.channel, Year == "2021-01-01" & Channel == "Channel 13")$mean,
                                               filter(richness.channel, Year == "2021-01-01" & Channel == "Channel 21")$mean))
richness.table.ds$Cover_2012 <- round(richness.table.ds$Cover_2012, 0)
richness.table.ds$Cover_2021 <- round(richness.table.ds$Cover_2021, 0)




# Shannon diversity -------------------------------------------------------

# By channel and station
shannon <- plant.all.nov %>%  
  group_by(Year, Station, Channel) %>% 
  summarise(shan = diversity(Cover),
            .groups = "keep")

# Channel summarised (stations averaged)
shannon.channel <- shannon %>% 
  group_by(Year, Channel) %>% 
  summarise(mean = mean(shan),
            SD = sd(shan),
            SE = std.error(shan),
            .groups = "keep") %>% 
  filter(Year != "2012-03-01")

for(i in 1:nrow(shannon.channel)) {
  if(shannon.channel$Year[i] == "2012-11-01") {
    shannon.channel$Year[i] <- "2012-01-01"
  } else if(shannon.channel$Year[i] == "2013-11-01") {
    shannon.channel$Year[i] <- "2013-01-01"
  } else if(shannon.channel$Year[i] == "2014-11-01") {
    shannon.channel$Year[i] <- "2014-01-01"
  } else if(shannon.channel$Year[i] == "2015-11-01") {
    shannon.channel$Year[i] <- "2015-01-01"
  } else if(shannon.channel$Year[i] == "2018-11-01") {
    shannon.channel$Year[i] <- "2018-01-01"
  } else {
    shannon.channel$Year[i] <- "2021-01-01"
  }
}

shannon.channel$Year <- as.Date(shannon.channel$Year)

shannon.channel$Channel <- factor(shannon.channel$Channel,
                                  levels = c("Channel 12", "Channel 19",
                                             "Channel 13", "Channel 21"))

shannon.plot.ds <- ggplot(shannon.channel, aes(x = Year, y = mean, 
                                               group = Channel, color = Channel, shape = Channel)) +
  geom_line(size = 1) +
  geom_point(size = 3) + 
  geom_errorbar(aes(ymin = mean - SE, ymax = mean + SE), 
                position = position_dodge(0.05)) +
  scale_x_date(date_breaks = "1 year", date_labels = "%Y") +
  xlab(NULL) +
  ylab("Shannon diversity index") +
  ggtitle("Diversity") +
  scale_color_manual(values = c("red", "#1F78B4", "#33A02C", "#33A02C")) +
  scale_shape_manual(values = c(17, 16, 15, 16)) +
  theme_bw(base_size = 13) +
  theme(legend.title = element_blank()) +
  theme(legend.position = "bottom")
shannon.plot.ds

shannon.channel[ , "channel.trt"] <- NA
for(i in 1:nrow(shannon.channel)) {
  if(shannon.channel$Channel[i] == "Channel 12") {
    shannon.channel$channel.trt[i] <- "Channel 12: No treatment"
  } else if(shannon.channel$Channel[i] == "Channel 13") {
    shannon.channel$channel.trt[i] <- "Channel 13: In-channel treatment"
  }  else if(shannon.channel$Channel[i] == "Channel 19") {
    shannon.channel$channel.trt[i] <- "Channel 19: Upland treatment"
  } else {
    shannon.channel$channel.trt[i] <- "Channel 21: In-channel treatment"
  }
}

shannon.plot.fw.ds <- ggplot(shannon.channel, aes(x = Year, y = mean, 
                                                  group = channel.trt, color = channel.trt)) +
  geom_line(size = 1) +
  geom_point(size = 3) +
  geom_pointrange(aes(ymin = mean - SE, ymax = mean + SE)) +
  scale_x_date(date_breaks = "2 years", date_labels = "%Y") +
  xlab(NULL) +
  ylab("Shannon diversity index") +
  ggtitle("Perennial plant diversity") +
  scale_color_manual(values = c("red", "#33A02C", "#1F78B4", "#33A02C")) +
  theme_bw(base_size = 14) +
  theme(legend.position = "none") +
  facet_wrap(~channel.trt)
shannon.plot.fw.ds

tiff("output_figs/2022-01-28_Data-sharing_updated-2022-09/Shannon_FW.tiff", 
     units = "in", height = 5, width = 7, res = 300)
shannon.plot.fw.ds
dev.off()


shannon.table.ds <- data.frame(Channel = c("Channel 12", "Channel 19", "Channel 13", "Channel 21"),
                               Cover_2012 = c(filter(shannon.channel, Year == "2012-01-01" & Channel == "Channel 12")$mean,
                                              filter(shannon.channel, Year == "2012-01-01" & Channel == "Channel 19")$mean,
                                              filter(shannon.channel, Year == "2012-01-01" & Channel == "Channel 13")$mean,
                                              filter(shannon.channel, Year == "2012-01-01" & Channel == "Channel 21")$mean),
                               Cover_2021 = c(filter(shannon.channel, Year == "2021-01-01" & Channel == "Channel 12")$mean,
                                              filter(shannon.channel, Year == "2021-01-01" & Channel == "Channel 19")$mean,
                                              filter(shannon.channel, Year == "2021-01-01" & Channel == "Channel 13")$mean,
                                              filter(shannon.channel, Year == "2021-01-01" & Channel == "Channel 21")$mean))
shannon.table.ds$Cover_2012 <- round(shannon.table.ds$Cover_2012, 3)
shannon.table.ds$Cover_2021 <- round(shannon.table.ds$Cover_2021, 3)




# Rain --------------------------------------------------------------------

rain.plot.ds <- ggplot(rain, aes(x = Date, y = Avg)) +
  geom_line(size = 0.9) +
  geom_point(size = 2.5) + 
  scale_x_date(date_breaks = "1 year", date_labels = "%Y") +
  xlab(NULL) +
  ylab("Precipitation (in.)") +
  ggtitle("Rainfall") +
  theme_bw(base_size = 14)
rain.plot.ds

tiff("output_figs/2022-01-28_Data-sharing_updated-2022-09/Rain.tiff", 
     units = "in", height = 5, width = 7, res = 300)
rain.plot.ds
dev.off()


# Save data ---------------------------------------------------------------

save.image("0128_Data sharing.RData")
